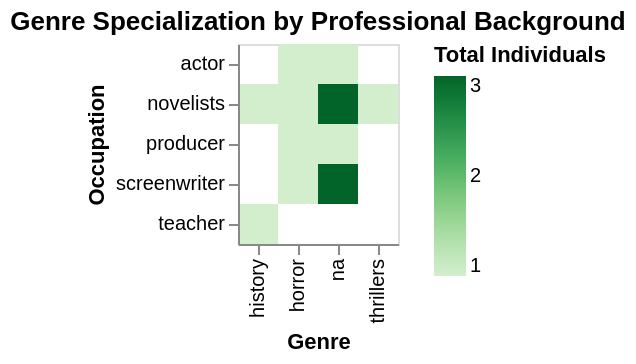

Notebook code cell kept with this figure:
### Markdown cell above
Again with the small sample size, the visual may not be entirely representative of the population of the top 500 novels, but from looking at what is shown, we can see that those whose occupation is "novelists" are made up individuals who wrote novels of different genres (i.e. more representative of different kinds of novels) while other occupations tend to be more exclusive to specific novels. With a larger sample size, we may be able to get a better sense how spread out different novel genres are and if there are any patterns.

### Code cell
alt.Chart(melted_occupations).mark_rect().encode(
    x=alt.X('genre:N', title="Genre"),
    y=alt.Y('specific_occupation:N', title="Occupation"),
    color=alt.Color('count():Q', scale=alt.Scale(scheme='greens'), title="Total Individuals"),
    tooltip=['specific_occupation', 'genre', 'count()']
).properties(title="Genre Specialization by Professional Background")

### Figure 1 — Vega-Lite specification as saved in the notebook (floating-point values rounded to 4 significant figures)
{"config": {"view": {"continuousWidth": 300, "continuousHeight": 300}}, "data": {"name": "data-86ad0509c2b9f951238aaeb65df9efde"}, "mark": {"type": "rect"}, "encoding": {"color": {"aggregate": "count", "scale": {"scheme": "greens"}, "title": "Total Individuals", "type": "quantitative"}, "tooltip": [{"field": "specific_occupation", "type": "nominal"}, {"field": "genre", "type": "nominal"}, {"aggregate": "count", "type": "quantitative"}], "x": {"field": "genre", "title": "Genre", "type": "nominal"}, "y": {"field": "specific_occupation", "title": "Occupation", "type": "nominal"}}, "title": "Genre Specialization by Professional Background", "$schema": "https://vega.github.io/schema/vega-lite/v6.1.0.json", "datasets": {"data-86ad0509c2b9f951238aaeb65df9efde": [{"author": "Toni Morrison", "genre": "history", "author_gender": "female", "gr_num_ratings_rank": 158.0, "specific_occupation": "teacher", "is_present": 1}, {"author": "James Joyce", "genre": "na", "author_gender": "male", "gr_num_ratings_rank": 289.0, "specific_occupation": "novelists", "is_present": 1}, {"author": "Toni Morrison", "genre": "history", "author_gender": "female", "gr_num_ratings_rank": 158.0, "specific_occupation": "novelists", "is_present": 1}, {"author": "Dan Brown", "genre": "thrillers", "author_gender": "male", "gr_num_ratings_rank": 135.0, "specific_occupation": "novelists", "is_present": 1}, {"author": "Stephen King", "genre": "horror", "author_gender": "male", "gr_num_ratings_rank": 126.0, "specific_occupation": "novelists", "is_present": 1}, {"author": "John Grisham", "genre": "na", "author_gender": "male", "gr_num_ratings_rank": 405.0, "specific_occupation": "novelists", "is_present": 1}, {"author": "Emma Donoghue", "genre": "na", "author_gender": "female", "gr_num_ratings_rank": 101.0, "specific_occupation": "novelists", "is_present": 1}, {"author": "Stephen King", "genre": "horror", "author_gender": "male", "gr_num_ratings_rank": 126.0, "specific_occupation": "actor", "is_present": 1}, {"author": "John Grisham", "genre": "na", "author_gender": "male", "gr_num_ratings_rank": 405.0, "specific_occupation": "actor", "is_present": 1}, {"author": "Ian McEwan", "genre": "na", "author_gender": "male", "gr_num_ratings_rank": 141.0, "specific_occupation": "screenwriter", "is_present": 1}, {"author": "Stephen King", "genre": "horror", "author_gender": "male", "gr_num_ratings_rank": 126.0, "specific_occupation": "screenwriter", "is_present": 1}, {"author": "John Grisham", "genre": "na", "author_gender": "male", "gr_num_ratings_rank": 405.0, "specific_occupation": "screenwriter", "is_present": 1}, {"author": "Emma Donoghue", "genre": "na", "author_gender": "female", "gr_num_ratings_rank": 101.0, "specific_occupation": "screenwriter", "is_present": 1}, {"author": "Stephen King", "genre": "horror", "author_gender": "male", "gr_num_ratings_rank": 126.0, "specific_occupation": "producer", "is_present": 1}, {"author": "John Grisham", "genre": "na", "author_gender": "male", "gr_num_ratings_rank": 405.0, "specific_occupation": "producer", "is_present": 1}]}}
